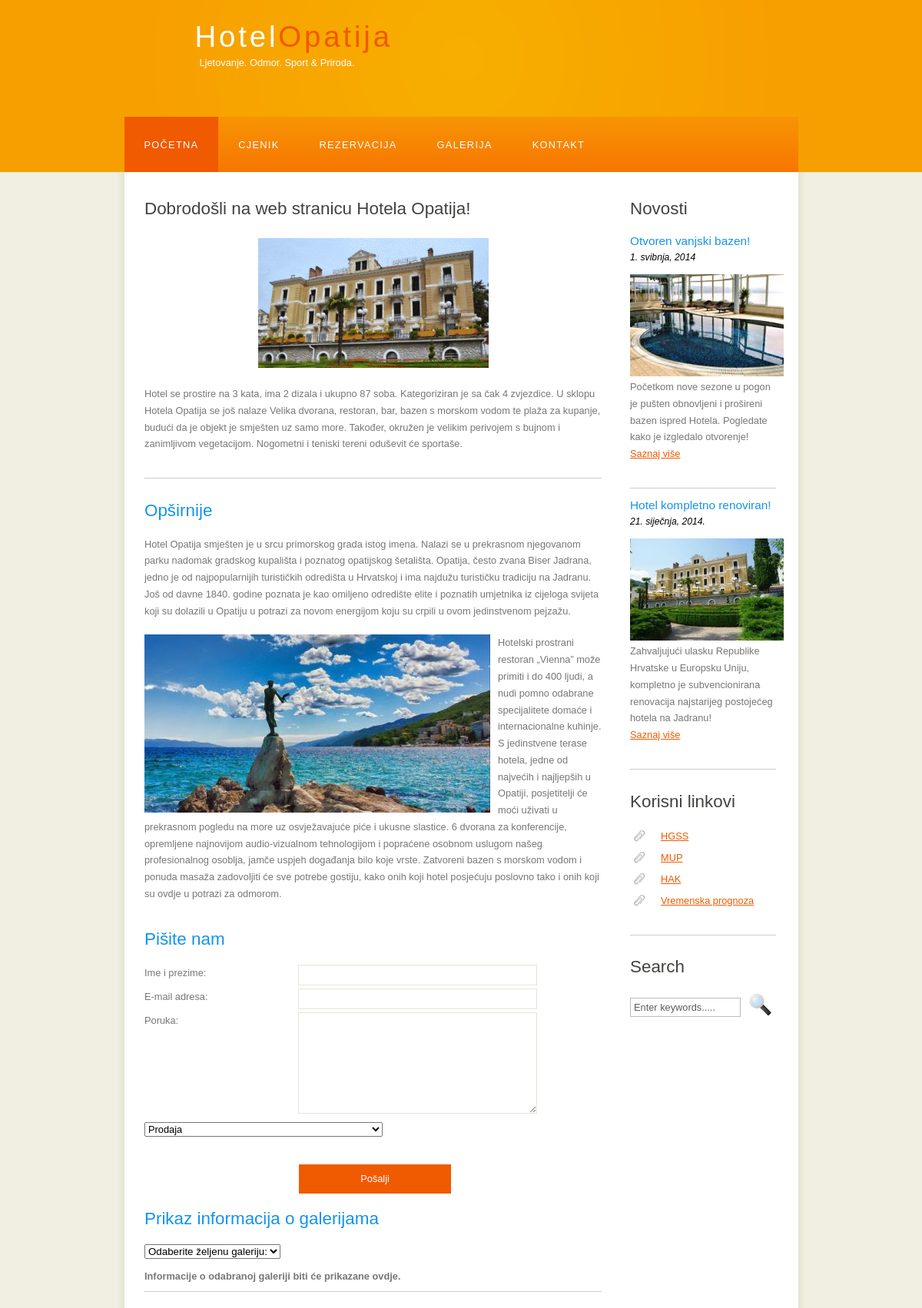
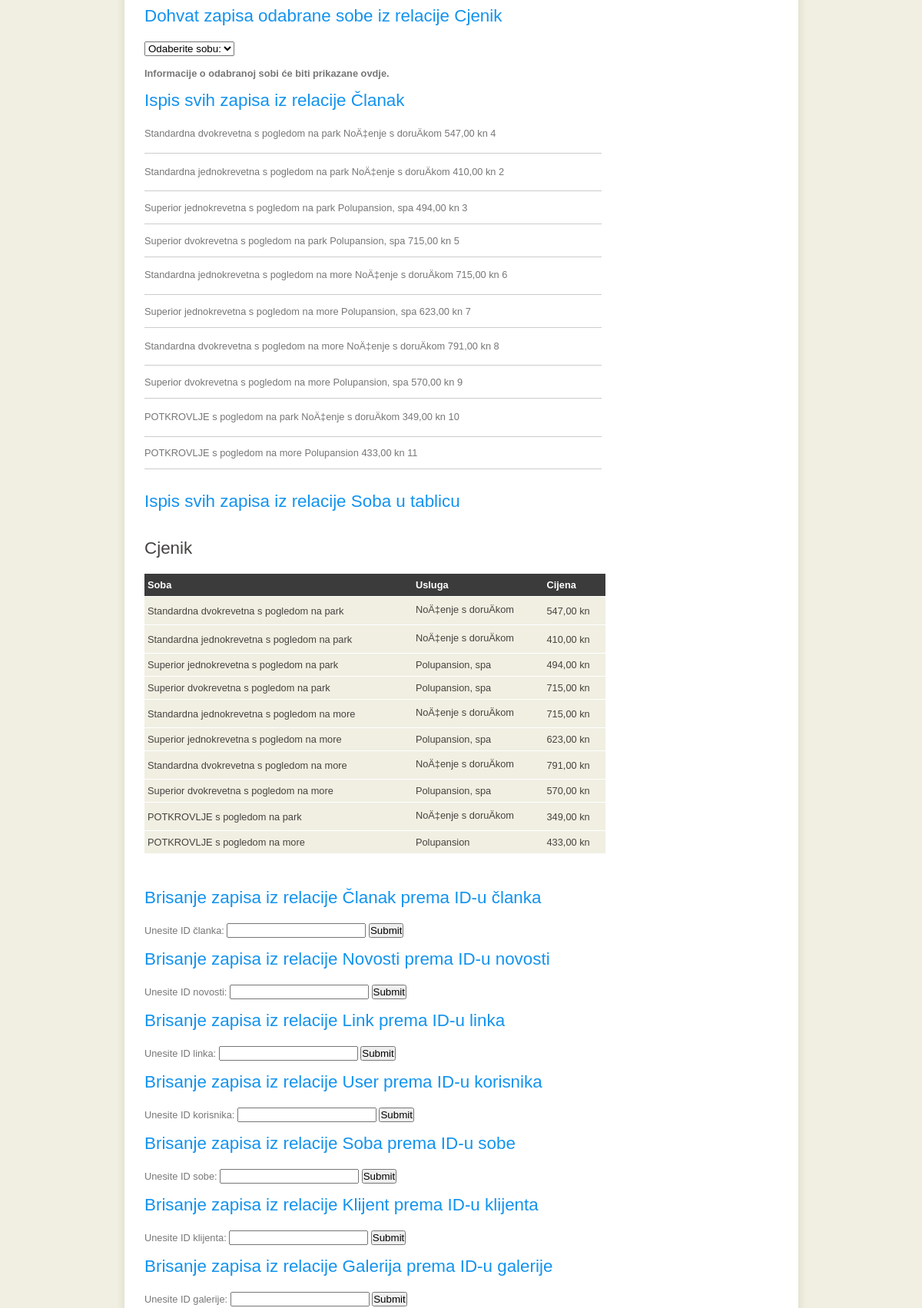
/newindex.php (upper part), run on the app's committed database (2 pictures, top to bottom).
### tables this page shows
CREATE TABLE IF NOT EXISTS `Soba` (
  `idSoba` int(11) NOT NULL AUTO_INCREMENT,
  `nazivSoba` varchar(255) NOT NULL,
  `uslugaSoba` text NOT NULL,
  `cijenaSoba` varchar(255) NOT NULL,
  PRIMARY KEY (`idSoba`)
);

### newindex.php (the view, shortened to what this page needs)
<!DOCTYPE HTML>
<html>
<head>
    <link rel="stylesheet" type="text/css" href="style/style.css" title="style" />
</head>
<body onload="startTime()">
  <div id="main">
    <div id="header">
      <div id="logo">
        <div id="logo_text">
          <h1><a href="index.html">Hotel<span class="logo_colour">Opatija</span></a></h1>
          <h2> Ljetovanje. Odmor. Sport & Priroda.</h2>
        </div>
      </div>
      <div id="menubar">
        <ul id="menu">
          <li class="selected"><a href="index.html">Početna</a></li>
          <li><a href="cjenik.html">Cjenik</a></li>
          <li><a href="rezervacija.html">Rezervacija</a></li>
          <li><a href="galerija.html">Galerija</a></li>
          <li><a href="kontakt.html">Kontakt</a></li>
        </ul>
      </div>
    </div>
    <div id="site_content">
      <div class="sidebar">
        <h3>Novosti</h3>
        <h4>Otvoren vanjski bazen!</h4>
        <h5>1. svibnja, 2014</h5>
        <span class="left"><img src="style/bazen.jpg" alt="example graphic" /></span>
        <p>Početkom nove sezone u pogon je pušten obnovljeni i prošireni bazen ispred Hotela. Pogledate kako je izgledalo otvorenje!<br /><a href="#" onclick="openWin();return false">Saznaj više</a></p>
        <hr />
        <h4>Hotel kompletno renoviran!</h4>
        <h5>21. siječnja, 2014.</h5>
        <span class="left"><img src="style/hotel.jpg" alt="example graphic" /></span>
        <p>Zahvaljujući ulasku Republike Hrvatske u Europsku Uniju, kompletno je subvencionirana renovacija najstarijeg postojećeg hotela na Jadranu!<br /><a href="#" onclick="openWin();return false">Saznaj više</a></p>
        <hr />
        <h3>Korisni linkovi</h3>
        <ul>
          <li><a href="http://www.gss.hr/">HGSS</a></li>
          <li><a href="http://www.mup.hr/">MUP</a></li>
          <li><a href="http://www.hak.hr/">HAK</a></li>
          <li><a href="http://www.meteo-info.hr/grad/opatija">Vremenska prognoza</a></li>
        </ul>
        <hr />
          <h3>Search</h3>
          <form method="post" action="#" id="search_form">
              <p>
                  <input class="search" type="text" name="search_field" value="Enter keywords....." />
                  <input name="search" type="image" style="border: 0; margin: 0 0 -9px 5px;" src="style/search.png" alt="Search" title="Search" />
              </p>
          </form>      </div>
      <div id="content">
        <h1>Dobrodošli na web stranicu Hotela Opatija!</h1>
        <span class="center"><img src="style/opatija.gif" alt="example graphic" /></span>
        <p>Hotel se prostire na 3 kata, ima 2 dizala i ukupno 87 soba. Kategoriziran je sa čak 4 zvjezdice. U sklopu Hotela Opatija se još nalaze Velika dvorana, restoran, bar, bazen s morskom vodom te plaža za kupanje, budući da je objekt je smješten uz samo more. Također, okružen je velikim perivojem s bujnom i zanimljivom vegetacijom. Nogometni i teniski tereni oduševit će sportaše.</p>
        <hr />
        <h2>Opširnije</h2>
        <p>Hotel Opatija smješten je u srcu primorskog grada istog imena. Nalazi se u prekrasnom njegovanom parku nadomak gradskog kupališta i poznatog opatijskog šetališta. Opatija, često zvana Biser Jadrana, jedno je od najpopularnijih turističkih odredišta u Hrvatskoj i ima najdužu turističku tradiciju na Jadranu. Još od davne 1840. godine poznata je kao omiljeno odredište elite i poznatih umjetnika iz cijeloga svijeta koji su dolazili u Opatiju u potrazi za novom energijom koju su crpili u ovom jedinstvenom pejzažu. </p>
        <span class="left"><img src="style/kip2.jpg" alt="example graphic" /></span>
        <p>Hotelski prostrani restoran „Vienna” može primiti i do 400 ljudi, a nudi pomno odabrane specijalitete domaće i internacionalne kuhinje. S jedinstvene terase hotela, jedne od najvećih i najljepših u Opatiji, posjetitelji će moći uživati u prekrasnom pogledu na more uz osvježavajuće piće i ukusne slastice. 6 dvorana za konferencije, opremljene najnovijom audio-vizualnom tehnologijom i popraćene osobnom uslugom našeg profesionalnog osoblja, jamče uspjeh događanja bilo koje vrste. Zatvoreni bazen s morskom vodom i ponuda masaža zadovoljiti će sve potrebe gostiju, kako onih koji hotel posjećuju poslovno tako i onih koji su ovdje u potrazi za odmorom.</p>
                <h2>Pišite nam</h2>
                <form name="kontaktForma" onsubmit="return validacijaKontaktForma()" action="primjer512.php" method="post" enctype="text/plain">
                    <div class="form_settings">
                        <p><span>Ime i prezime:</span><input class="contact" type="text" name="imeIprezime" value="" /></p>
                        <p><span>E-mail adresa:</span><input class="contact" type="text" name="email" value="" /></p>
                        <p><span>Poruka:</span><textarea class="contact textarea" rows="8" cols="50" name="poruka"></textarea></p>
						<select name="vrsta">
						<option value="pro">Prodaja</option>
						</select>
                        <p style="padding-top: 15px"><span>&nbsp;</span><input class="submit" type="submit" name="contact_submitted" value="Pošalji" /></p>
                    </div>
                </form>
<h2>Prikaz informacija o galerijama</h2>
</head>
<body>
<form>
<select name="cds" onchange="showCD(this.value)">
<option value="">Odaberite željenu galeriju:</option>
</select>
</form>
<br>
<div id="txtHint"><b>Informacije o odabranoj galeriji biti će prikazane ovdje.</b></div>
<hr>
<h2>Dohvat zapisa odabrane sobe iz relacije Cjenik</h2>
</head>
<body>
<form>
<select name="users" onchange="showUser(this.value)">
<option value="">Odaberite sobu:</option>
</select>
</form>
<br>
<div id="txtHint"><b>Informacije o odabranoj sobi će biti prikazane ovdje.</b></div>
<h2>Ispis svih zapisa iz relacije Članak</h2>
<?php
$con=mysqli_connect("sql113.byethost12.com","b12_15026823","letfuck6","b12_15026823_baza");
$result = mysqli_query($con,"SELECT * FROM Soba");
while($row = mysqli_fetch_array($result)) {
  echo $row['nazivSoba'] . " " . $row['uslugaSoba'] . " " . $row['cijenaSoba'] . " " . $row['idSoba'];
  echo "<br>";
  echo "<hr>";
}
?>
<h2>Ispis svih zapisa iz relacije Soba u tablicu</h2>
<?php
$sql="SELECT * FROM Soba";
$records=mysql_query($sql);
?>
<h3>Cjenik</h3>
<table width="600" border="0" cellpadding="0" cellspacing="0">
<tr>
<th>Soba</th>
<th>Usluga</th>
<th>Cijena</th>
<tr>
<?php
while($cijena=mysql_fetch_assoc($records)){
	echo "<tr>";
	echo "<td>".$cijena['nazivSoba']."</td>";
	echo "<td>".$cijena['uslugaSoba']."</td>";
	echo "<td>".$cijena['cijenaSoba']."</td>";
	echo "<tr>";
}
?>
</table>
<h2>Brisanje zapisa iz relacije Članak prema ID-u članka</h2>
<form action="brisanjeClanka.php" method="post">
Unesite ID članka: <input type="text" name="idClanak">
<input type="submit">
</form>
<h2>Brisanje zapisa iz relacije Novosti prema ID-u novosti</h2>
<form action="brisanjeNovosti.php" method="post">
Unesite ID novosti: <input type="text" name="idNovosti">
<input type="submit">
</form>
<h2>Brisanje zapisa iz relacije Link prema ID-u linka</h2>
<form action="brisanjeLinka.php" method="post">
Unesite ID linka: <input type="text" name="idLink">
<input type="submit">
</form>
<h2>Brisanje zapisa iz relacije User prema ID-u korisnika</h2>
<form action="brisanjeUsera.php" method="post">
Unesite ID korisnika: <input type="text" name="idUser">
<input type="submit">
</form>
<h2>Brisanje zapisa iz relacije Soba prema ID-u sobe</h2>
<form action="brisanjeSobe.php" method="post">
Unesite ID sobe: <input type="text" name="idSoba">
<input type="submit">
</form>
<h2>Brisanje zapisa iz relacije Klijent prema ID-u klijenta</h2>
<form action="brisanjeKlijenta.php" method="post">
Unesite ID klijenta: <input type="text" name="idKlijent">
<input type="submit">
</form>
<h2>Brisanje zapisa iz relacije Galerija prema ID-u galerije</h2>
<form action="brisanjeGalerije.php" method="post">
Unesite ID galerije: <input type="text" name="idGalerija">
<input type="submit">
</form>
<?php
echo "<br>";
echo "<br>";
echo "<br>";
echo "<br>";
?>
      </div>
    </div>
  </div>
</body>
</html>

### style/style.css (style rules this page uses)
html { height: 100%; }
* { margin: 0; padding: 0; }
body { font: normal .80em 'trebuchet ms', arial, sans-serif; background: #F0EFE2; color: #777; }
p { padding: 0 0 20px 0; line-height: 1.7em; }
hr { display: block; height: 1px; border: 0; border-top: 1px solid #ccc; margin: 1em 0; padding: 0; }
img { border: 0; }
h1, h2, h3, h4, h5, h6 { font: normal 175% 'century gothic', arial, sans-serif; color: #43423F; margin: 0 0 15px 0; padding: 15px 0 5px 0; }
h2 { font: normal 175% 'century gothic', arial, sans-serif; color: #1293EE; }
h4, h5, h6 { margin: 0; padding: 0 0 5px 0; font: normal 120% arial, sans-serif; color: #1293EE; }
h5, h6 { font: italic 95% arial, sans-serif; padding: 0 0 15px 0; color: #000; }
a, a:hover { outline: none; text-decoration: underline; color: #F05A00; }
.left { float: left; width: auto; margin-right: 10px; }
.center { display: block; text-align: center; margin: 20px auto; }
ul { margin: 2px 0 22px 17px; }
ul li { list-style-type: circle; margin: 0 0 6px 0; padding: 0 0 4px 5px; }
#main, #logo, #menubar, #site_content, #footer { margin-left: auto; margin-right: auto; }
#header { background: #f79f00; height: 240px; }
#logo { width: 825px; position: relative; height: 168px; margin-top: -16px; background: url(logo.png) no-repeat; }
#logo #logo_text { position: absolute; top: 20px; left: 0; }
#logo h1, #logo h2 { font: normal 300% 'century gothic', arial, sans-serif; border-bottom: 0; text-transform: none; margin: 0; margin-left: 66px; }
#logo_text h1, #logo_text h1 a, #logo_text h1 a:hover { padding: 22px 0 0 0; color: #FFF; letter-spacing: 0.1em; text-decoration: none; }
#logo_text h1 a .logo_colour { color: #F05A00; }
#logo_text h2 { font-size: 100%; padding: 4px 0 0 0; color: #FFF; margin-left: 72px; }
#menubar { width: 877px; height: 72px; padding: 0; background: url(menu.png) repeat-x; }
ul#menu, ul#menu li { float: left; margin: 0; padding: 0; }
ul#menu li { list-style: none; }
ul#menu li a { letter-spacing: 0.1em; font: normal 100% 'lucida sans unicode', arial, sans-serif; display: block; float: left; height: 37px; padding: 29px 26px 6px 26px; text-align: center; color: #FFF; text-transform: uppercase; text-decoration: none; background: transparent; }
ul#menu li a:hover, ul#menu li.selected a, ul#menu li.selected a:hover { color: #FFF; background: url(menu_select.png) repeat-x; }
#site_content { width: 837px; overflow: hidden; margin: 0 auto 0 auto; padding: 20px 24px 20px 37px; background: #FFF url(content.png) repeat-y; }
.sidebar { float: right; width: 190px; padding: 0 15px 20px 15px; }
.sidebar ul { width: 178px; padding: 4px 0 0 0; margin: 4px 0 30px 0; }
.sidebar li { list-style: none; padding: 0 0 7px 0; }
.sidebar li a, .sidebar li a:hover { padding: 0 0 0 40px; display: block; background: transparent url(link.png) no-repeat left center; }
#content { text-align: left; width: 595px; padding: 0; }
.search { color: #5D5D5D; border: 1px solid #BBB; width: 134px; padding: 4px; font: 100% arial, sans-serif; }
.form_settings { margin: 15px 0 0 0; }
.form_settings p { padding: 0 0 4px 0; }
.form_settings span { float: left; width: 200px; text-align: left; }
.form_settings input, .form_settings textarea { padding: 5px; width: 299px; font: 100% arial; border: 1px solid #E5E5DB; background: #FFF; color: #47433F; }
.form_settings .submit { font: 100% arial; border: 1px solid; width: 200px; margin: 20px 0 0; height: 40px; padding: 2px 0 3px 0; cursor: pointer; background: #F05A00; color: #FFF; }
.form_settings textarea, .form_settings select { font: 100% arial; width: 299px; }
.form_settings select { width: 310px; }
table { margin: 10px 0 30px 0; }
table tr th, table tr td { background: #3B3B3B; color: #FFF; padding: 7px 4px; text-align: left; }
table tr td { background: #F0EFE2; color: #47433F; border-top: 1px solid #FFF; }

### data on the page
soba: nazivSoba "Standardna dvokrevetna s pogledom na park", uslugaSoba "NoÄ‡enje s doruÄkom", cijenaSoba "547,00 kn", idSoba "4"
soba: nazivSoba "Standardna jednokrevetna s pogledom na park", uslugaSoba "NoÄ‡enje s doruÄkom", cijenaSoba "410,00 kn", idSoba "2"
soba: nazivSoba "Superior jednokrevetna s pogledom na park", uslugaSoba "Polupansion, spa", cijenaSoba "494,00 kn", idSoba "3"
soba: nazivSoba "Superior dvokrevetna s pogledom na park", uslugaSoba "Polupansion, spa", cijenaSoba "715,00 kn", idSoba "5"
soba: nazivSoba "Standardna jednokrevetna s pogledom na more", uslugaSoba "NoÄ‡enje s doruÄkom", cijenaSoba "715,00 kn", idSoba "6"
soba: nazivSoba "Superior jednokrevetna s pogledom na more", uslugaSoba "Polupansion, spa", cijenaSoba "623,00 kn", idSoba "7"
soba: nazivSoba "Standardna dvokrevetna s pogledom na more", uslugaSoba "NoÄ‡enje s doruÄkom", cijenaSoba "791,00 kn", idSoba "8"
soba: nazivSoba "Superior dvokrevetna s pogledom na more", uslugaSoba "Polupansion, spa", cijenaSoba "570,00 kn", idSoba "9"
soba: nazivSoba "POTKROVLJE s pogledom na park", uslugaSoba "NoÄ‡enje s doruÄkom", cijenaSoba "349,00 kn", idSoba "10"
soba: nazivSoba "POTKROVLJE s pogledom na more", uslugaSoba "Polupansion", cijenaSoba "433,00 kn", idSoba "11"
